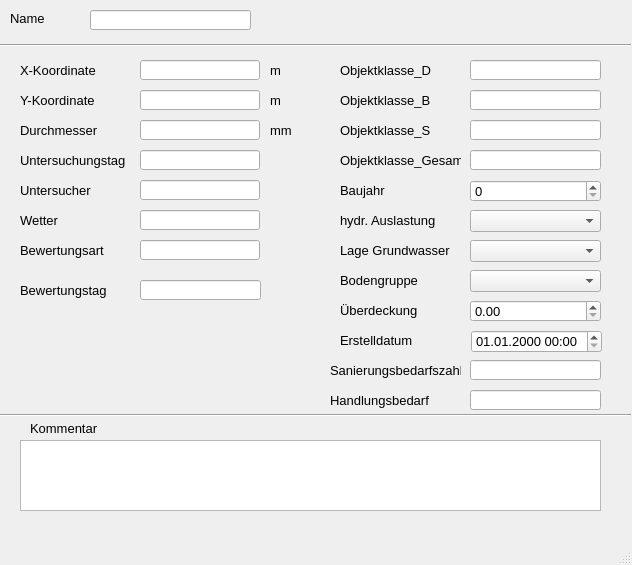
<?xml version="1.0" encoding="UTF-8"?>
<ui version="4.0">
 <class>MainWindow</class>
 <widget class="QMainWindow" name="MainWindow">
  <property name="enabled">
   <bool>true</bool>
  </property>
  <property name="geometry">
   <rect>
    <x>0</x>
    <y>0</y>
    <width>632</width>
    <height>565</height>
   </rect>
  </property>
  <property name="minimumSize">
   <size>
    <width>631</width>
    <height>393</height>
   </size>
  </property>
  <property name="font">
   <font>
    <family>Tahoma</family>
    <pointsize>10</pointsize>
   </font>
  </property>
  <property name="windowTitle">
   <string>MainWindow</string>
  </property>
  <widget class="QWidget" name="centralwidget">
   <widget class="QLabel" name="label">
    <property name="geometry">
     <rect>
      <x>10</x>
      <y>10</y>
      <width>46</width>
      <height>16</height>
     </rect>
    </property>
    <property name="text">
     <string>Name</string>
    </property>
   </widget>
   <widget class="Line" name="line">
    <property name="geometry">
     <rect>
      <x>0</x>
      <y>30</y>
      <width>631</width>
      <height>31</height>
     </rect>
    </property>
    <property name="orientation">
     <enum>Qt::Horizontal</enum>
    </property>
   </widget>
   <widget class="QLabel" name="label_14">
    <property name="geometry">
     <rect>
      <x>30</x>
      <y>420</y>
      <width>81</width>
      <height>16</height>
     </rect>
    </property>
    <property name="text">
     <string>Kommentar</string>
    </property>
   </widget>
   <widget class="QLabel" name="label_11">
    <property name="geometry">
     <rect>
      <x>270</x>
      <y>60</y>
      <width>41</width>
      <height>21</height>
     </rect>
    </property>
    <property name="text">
     <string>m</string>
    </property>
   </widget>
   <widget class="QLabel" name="label_70">
    <property name="geometry">
     <rect>
      <x>340</x>
      <y>330</y>
      <width>111</width>
      <height>21</height>
     </rect>
    </property>
    <property name="text">
     <string>Erstelldatum</string>
    </property>
   </widget>
   <widget class="QLabel" name="label_9">
    <property name="geometry">
     <rect>
      <x>20</x>
      <y>90</y>
      <width>81</width>
      <height>21</height>
     </rect>
    </property>
    <property name="text">
     <string>Y-Koordinate</string>
    </property>
   </widget>
   <widget class="QLabel" name="label_12">
    <property name="geometry">
     <rect>
      <x>270</x>
      <y>90</y>
      <width>41</width>
      <height>21</height>
     </rect>
    </property>
    <property name="text">
     <string>m</string>
    </property>
   </widget>
   <widget class="Line" name="line_2">
    <property name="geometry">
     <rect>
      <x>0</x>
      <y>400</y>
      <width>631</width>
      <height>31</height>
     </rect>
    </property>
    <property name="orientation">
     <enum>Qt::Horizontal</enum>
    </property>
   </widget>
   <widget class="QLabel" name="label_6">
    <property name="geometry">
     <rect>
      <x>20</x>
      <y>60</y>
      <width>91</width>
      <height>21</height>
     </rect>
    </property>
    <property name="text">
     <string>X-Koordinate</string>
    </property>
   </widget>
   <widget class="QLabel" name="label_27">
    <property name="geometry">
     <rect>
      <x>270</x>
      <y>120</y>
      <width>41</width>
      <height>21</height>
     </rect>
    </property>
    <property name="text">
     <string>mm</string>
    </property>
   </widget>
   <widget class="QLabel" name="label_39">
    <property name="geometry">
     <rect>
      <x>20</x>
      <y>120</y>
      <width>81</width>
      <height>21</height>
     </rect>
    </property>
    <property name="text">
     <string>Durchmesser</string>
    </property>
   </widget>
   <widget class="QLineEdit" name="untersuchsch">
    <property name="geometry">
     <rect>
      <x>90</x>
      <y>10</y>
      <width>161</width>
      <height>20</height>
     </rect>
    </property>
   </widget>
   <widget class="QLineEdit" name="durchm">
    <property name="geometry">
     <rect>
      <x>140</x>
      <y>120</y>
      <width>120</width>
      <height>20</height>
     </rect>
    </property>
   </widget>
   <widget class="QTextEdit" name="kommentar">
    <property name="geometry">
     <rect>
      <x>20</x>
      <y>440</y>
      <width>581</width>
      <height>71</height>
     </rect>
    </property>
   </widget>
   <widget class="QLabel" name="label_42">
    <property name="geometry">
     <rect>
      <x>20</x>
      <y>150</y>
      <width>111</width>
      <height>21</height>
     </rect>
    </property>
    <property name="text">
     <string>Untersuchungstag</string>
    </property>
   </widget>
   <widget class="QLineEdit" name="untersuchtag">
    <property name="geometry">
     <rect>
      <x>140</x>
      <y>150</y>
      <width>120</width>
      <height>20</height>
     </rect>
    </property>
   </widget>
   <widget class="QgsDateTimeEdit" name="createdat">
    <property name="geometry">
     <rect>
      <x>471</x>
      <y>330</y>
      <width>131</width>
      <height>23</height>
     </rect>
    </property>
    <property name="currentSection">
     <enum>QDateTimeEdit::DaySection</enum>
    </property>
    <property name="displayFormat">
     <string>dd.MM.yyyy HH:mm</string>
    </property>
   </widget>
   <widget class="QLineEdit" name="y">
    <property name="geometry">
     <rect>
      <x>140</x>
      <y>90</y>
      <width>120</width>
      <height>20</height>
     </rect>
    </property>
    <property name="readOnly">
     <bool>true</bool>
    </property>
   </widget>
   <widget class="QLineEdit" name="x">
    <property name="geometry">
     <rect>
      <x>140</x>
      <y>60</y>
      <width>120</width>
      <height>20</height>
     </rect>
    </property>
    <property name="readOnly">
     <bool>true</bool>
    </property>
   </widget>
   <widget class="QLabel" name="label_43">
    <property name="geometry">
     <rect>
      <x>20</x>
      <y>180</y>
      <width>81</width>
      <height>21</height>
     </rect>
    </property>
    <property name="text">
     <string>Untersucher</string>
    </property>
   </widget>
   <widget class="QLineEdit" name="untersucher">
    <property name="geometry">
     <rect>
      <x>140</x>
      <y>180</y>
      <width>120</width>
      <height>20</height>
     </rect>
    </property>
   </widget>
   <widget class="QLabel" name="label_44">
    <property name="geometry">
     <rect>
      <x>20</x>
      <y>210</y>
      <width>81</width>
      <height>21</height>
     </rect>
    </property>
    <property name="text">
     <string>Wetter</string>
    </property>
   </widget>
   <widget class="QLineEdit" name="bewertungsart">
    <property name="geometry">
     <rect>
      <x>140</x>
      <y>240</y>
      <width>120</width>
      <height>20</height>
     </rect>
    </property>
    <property name="text">
     <string/>
    </property>
   </widget>
   <widget class="QLabel" name="label_45">
    <property name="geometry">
     <rect>
      <x>20</x>
      <y>240</y>
      <width>101</width>
      <height>21</height>
     </rect>
    </property>
    <property name="text">
     <string>Bewertungsart</string>
    </property>
   </widget>
   <widget class="QLineEdit" name="bewertungstag">
    <property name="geometry">
     <rect>
      <x>140</x>
      <y>280</y>
      <width>121</width>
      <height>20</height>
     </rect>
    </property>
   </widget>
   <widget class="QLabel" name="label_46">
    <property name="geometry">
     <rect>
      <x>20</x>
      <y>280</y>
      <width>91</width>
      <height>21</height>
     </rect>
    </property>
    <property name="text">
     <string>Bewertungstag</string>
    </property>
   </widget>
   <widget class="QLabel" name="label_47">
    <property name="geometry">
     <rect>
      <x>340</x>
      <y>60</y>
      <width>121</width>
      <height>21</height>
     </rect>
    </property>
    <property name="text">
     <string>Objektklasse_D</string>
    </property>
   </widget>
   <widget class="QLineEdit" name="objektklasse_dichtheit">
    <property name="geometry">
     <rect>
      <x>470</x>
      <y>60</y>
      <width>131</width>
      <height>20</height>
     </rect>
    </property>
   </widget>
   <widget class="QLabel" name="label_48">
    <property name="geometry">
     <rect>
      <x>340</x>
      <y>90</y>
      <width>121</width>
      <height>21</height>
     </rect>
    </property>
    <property name="text">
     <string>Objektklasse_B</string>
    </property>
   </widget>
   <widget class="QLineEdit" name="objektklasse_betriebssicherheit">
    <property name="geometry">
     <rect>
      <x>470</x>
      <y>90</y>
      <width>131</width>
      <height>20</height>
     </rect>
    </property>
   </widget>
   <widget class="QLabel" name="label_49">
    <property name="geometry">
     <rect>
      <x>340</x>
      <y>120</y>
      <width>121</width>
      <height>21</height>
     </rect>
    </property>
    <property name="text">
     <string>Objektklasse_S</string>
    </property>
   </widget>
   <widget class="QLineEdit" name="objektklasse_standsicherheit">
    <property name="geometry">
     <rect>
      <x>470</x>
      <y>120</y>
      <width>131</width>
      <height>20</height>
     </rect>
    </property>
   </widget>
   <widget class="QLabel" name="label_50">
    <property name="geometry">
     <rect>
      <x>340</x>
      <y>150</y>
      <width>121</width>
      <height>21</height>
     </rect>
    </property>
    <property name="text">
     <string>Objektklasse_Gesamt</string>
    </property>
   </widget>
   <widget class="QLineEdit" name="objektklasse_gesamt">
    <property name="geometry">
     <rect>
      <x>470</x>
      <y>150</y>
      <width>131</width>
      <height>20</height>
     </rect>
    </property>
   </widget>
   <widget class="QLabel" name="label_51">
    <property name="geometry">
     <rect>
      <x>340</x>
      <y>180</y>
      <width>121</width>
      <height>21</height>
     </rect>
    </property>
    <property name="text">
     <string>Baujahr</string>
    </property>
   </widget>
   <widget class="QLabel" name="label_52">
    <property name="geometry">
     <rect>
      <x>340</x>
      <y>210</y>
      <width>121</width>
      <height>21</height>
     </rect>
    </property>
    <property name="text">
     <string>hydr. Auslastung</string>
    </property>
   </widget>
   <widget class="QLabel" name="label_53">
    <property name="geometry">
     <rect>
      <x>340</x>
      <y>240</y>
      <width>121</width>
      <height>21</height>
     </rect>
    </property>
    <property name="text">
     <string>Lage Grundwasser</string>
    </property>
   </widget>
   <widget class="QLabel" name="label_55">
    <property name="geometry">
     <rect>
      <x>340</x>
      <y>270</y>
      <width>121</width>
      <height>21</height>
     </rect>
    </property>
    <property name="text">
     <string>Bodengruppe</string>
    </property>
   </widget>
   <widget class="QComboBox" name="hydraulische_auslastung">
    <property name="geometry">
     <rect>
      <x>470</x>
      <y>210</y>
      <width>131</width>
      <height>22</height>
     </rect>
    </property>
    <item>
     <property name="text">
      <string/>
     </property>
    </item>
    <item>
     <property name="text">
      <string>eingehalten</string>
     </property>
    </item>
    <item>
     <property name="text">
      <string>nicht eingehalten</string>
     </property>
    </item>
   </widget>
   <widget class="QComboBox" name="lage_grundwasser">
    <property name="geometry">
     <rect>
      <x>470</x>
      <y>240</y>
      <width>131</width>
      <height>22</height>
     </rect>
    </property>
    <item>
     <property name="text">
      <string/>
     </property>
    </item>
    <item>
     <property name="text">
      <string>kein Grundwasser</string>
     </property>
    </item>
    <item>
     <property name="text">
      <string>im Grundwasser</string>
     </property>
    </item>
    <item>
     <property name="text">
      <string>in der Wechselzone</string>
     </property>
    </item>
    <item>
     <property name="text">
      <string>oberhalb des Grundwassers</string>
     </property>
    </item>
   </widget>
   <widget class="QComboBox" name="bodengruppe">
    <property name="geometry">
     <rect>
      <x>470</x>
      <y>270</y>
      <width>131</width>
      <height>22</height>
     </rect>
    </property>
    <item>
     <property name="text">
      <string/>
     </property>
    </item>
    <item>
     <property name="text">
      <string>Bodengruppe 1</string>
     </property>
    </item>
    <item>
     <property name="text">
      <string>Bodengruppe 2</string>
     </property>
    </item>
    <item>
     <property name="text">
      <string>Bodengruppe 3</string>
     </property>
    </item>
    <item>
     <property name="text">
      <string>Bodengruppe 4</string>
     </property>
    </item>
   </widget>
   <widget class="QSpinBox" name="baujahr">
    <property name="geometry">
     <rect>
      <x>470</x>
      <y>180</y>
      <width>131</width>
      <height>22</height>
     </rect>
    </property>
   </widget>
   <widget class="QLineEdit" name="wetter">
    <property name="geometry">
     <rect>
      <x>140</x>
      <y>210</y>
      <width>120</width>
      <height>20</height>
     </rect>
    </property>
   </widget>
   <widget class="QLabel" name="label_54">
    <property name="geometry">
     <rect>
      <x>340</x>
      <y>300</y>
      <width>121</width>
      <height>21</height>
     </rect>
    </property>
    <property name="text">
     <string>Überdeckung</string>
    </property>
   </widget>
   <widget class="QDoubleSpinBox" name="ueberdeckung">
    <property name="geometry">
     <rect>
      <x>470</x>
      <y>300</y>
      <width>131</width>
      <height>22</height>
     </rect>
    </property>
   </widget>
   <widget class="QLabel" name="label_56">
    <property name="geometry">
     <rect>
      <x>330</x>
      <y>360</y>
      <width>131</width>
      <height>21</height>
     </rect>
    </property>
    <property name="text">
     <string>Sanierungsbedarfszahl</string>
    </property>
   </widget>
   <widget class="QLineEdit" name="Sanierungsbedarfszahl">
    <property name="geometry">
     <rect>
      <x>470</x>
      <y>360</y>
      <width>131</width>
      <height>20</height>
     </rect>
    </property>
   </widget>
   <widget class="QLineEdit" name="Handlungsbedarf">
    <property name="geometry">
     <rect>
      <x>470</x>
      <y>390</y>
      <width>131</width>
      <height>20</height>
     </rect>
    </property>
   </widget>
   <widget class="QLabel" name="label_57">
    <property name="geometry">
     <rect>
      <x>330</x>
      <y>390</y>
      <width>131</width>
      <height>21</height>
     </rect>
    </property>
    <property name="text">
     <string>Handlungsbedarf</string>
    </property>
   </widget>
  </widget>
  <widget class="QMenuBar" name="menubar">
   <property name="geometry">
    <rect>
     <x>0</x>
     <y>0</y>
     <width>632</width>
     <height>21</height>
    </rect>
   </property>
  </widget>
  <widget class="QStatusBar" name="statusbar"/>
 </widget>
 <customwidgets>
  <customwidget>
   <class>QgsDateTimeEdit</class>
   <extends>QDateTimeEdit</extends>
   <header>qgsdatetimeedit.h</header>
  </customwidget>
 </customwidgets>
 <tabstops>
  <tabstop>untersuchsch</tabstop>
  <tabstop>durchm</tabstop>
  <tabstop>untersuchtag</tabstop>
  <tabstop>createdat</tabstop>
  <tabstop>kommentar</tabstop>
 </tabstops>
 <resources/>
 <connections/>
</ui>
